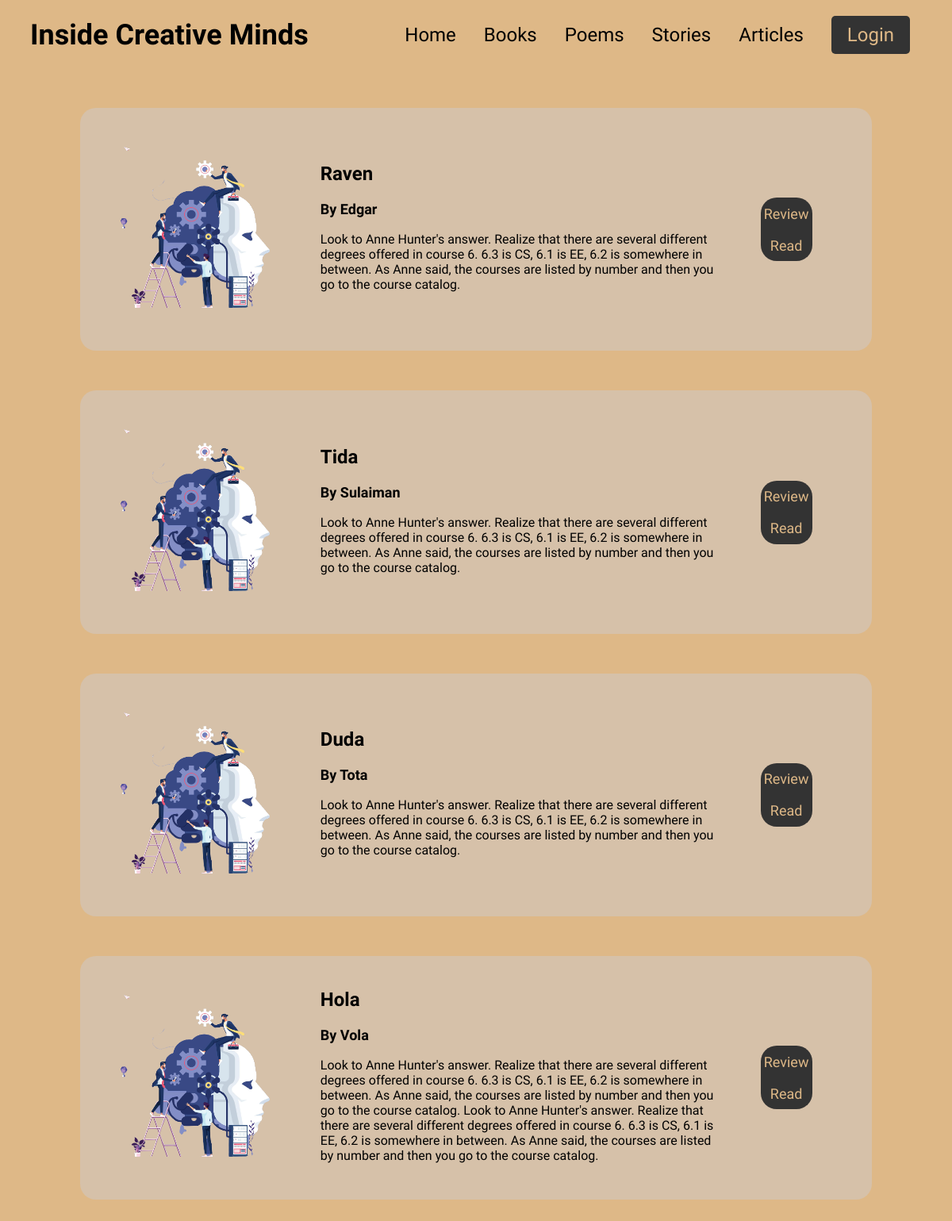
The page /books/ on the database its author committed.
### english/models.py (models this page shows)
class Book(models.Model):
    book_id = models.AutoField(primary_key=True)
    title = models.CharField(max_length=100)
    author = models.CharField(max_length=100)
    description = models.TextField()
    cover = models.ImageField(upload_to="covers/", blank=True)
    link = models.URLField()

### english/views.py (the view)
# urls.py: path('books/', books, name="books"),
def books(request):
    all_books = Book.objects.all()
    context = {
        'book_list': all_books
    }
    return render(request, "books.html", context)

### english/templates/books.html (shortened to what this page needs)
{% load static %}
<!DOCTYPE html>
<html lang="en">
<head>
    <link rel="stylesheet" href="{% static 'CSS/list.css' %}">
</head>
<body>
    <header>
        <div class="title">Inside Creative Minds</div>
        <nav>
            <ul>
                <li><a href="{% url 'home' %}">Home</a></li>
                <li><a href="{% url 'books' %}">Books</a></li>
                <li><a href="{% url 'poems' %}">Poems</a></li>
                <li><a href="{% url 'stories' %}">Stories</a></li>
                <li><a href="{% url 'articles' %}">Articles</a></li>
                {% if user.is_authenticated %}
                    <li><a href="{% url 'logout' %}" class="read-button">Logout</a></li>
                {% else %}
                    <li><a href="{% url 'login' %}" class="read-button">Login</a></li>
                {% endif %}
            </ul>
        </nav>
    </header>
    <main>
        <div class="fill">
             {% for book in book_list %}
            <div class="book-info">
                <div class="image-container">
                    <img src="{{ book.cover.url }}" alt="Book Cover">
                </div>
                <div class="book-details">
                    <h2>{{ book.title }}</h2>
                    <h3>By {{ book.author }}</h3>
                    <p>{{ book.description }}</p>
                </div>
                <div class="box">
                    <a href="{% url 'book_detail' book_id=book.book_id %}" class="lbox">
                        <button>Review</button>
                    </a>
                    <a href="{{ book.link }}" class="rbox">
                        <button>Read</button>
                    </a>
                </div>
            </div>
            {% endfor %}
        </div>
    </main>
</body>
</html>

### static/CSS/list.css (style rules this page uses)
body { background-color: burlywood; background-size: cover; background-position: center; font-family: 'Felipa', sans-serif; overflow-x: hidden; }
header { display: flex; justify-content: space-between; align-items: center; padding: 20px 30px; color: white; z-index: 2; position: sticky; margin-top: -10px; top: 0; background-color: burlywood; }
.title { font-family: 'Felipa', sans-serif; font-size: 36px; font-weight: bold; color: black; }
nav ul { align-items: center; list-style-type: none; margin: 0; padding: 0; display: flex; flex-direction: row; gap: 20px; }
nav li { margin-right: 15px; }
nav a { text-decoration: none; color: black; font-family: 'Felipa', sans-serif; font-size: 24px; }
main { display: flex; justify-content: center; align-items: center; }
.read-button { display: inline-block; padding: 10px 20px; background-color: #333; color: burlywood; text-decoration: none; border-radius: 5px; transition: background-color 0.3s ease; }
.book-info { display: flex; align-items: center; margin: 50px 0 0; padding: 25px; background-color: #D6C1A9; border-radius: 20px; width: 80%; }
.image-container { flex: 1; padding-right: 25px; }
.image-container img { max-width: 100%; height: auto; border-radius: 5px; }
.book-details { flex: 2; text-align: left; }
.book-details h2 { font-size: 24px; margin-top: 0; font-family: Sura; }
.book-details h3 { font-size: 18px; margin-top: 0; font-family: Sura; }
.book-details p { font-size: 16px; margin: 5px 0; font-family: Sura; font-weight: 300px; }
.fill { margin: 0px 0px 50px 0px; display: flex; flex-direction: column; align-items: center; }
.lbox { border-radius: 20px 20px 0px 0px; }
.rbox { border-radius: 0px 0px 20px 20px; }
.rbox, .mbox , .lbox { font-family: Felipa; width: 65px; height: 40px; background-color: #333; transition: background-color 0.3s ease; display: flex; flex-direction: row; align-items: center; justify-content: center; border: none; cursor: pointer; text-decoration: none; color: burlywood; font-size: 18px; }
.box { display: flex; flex-direction: column; align-items: center; justify-content: center; margin: 0px 50px; }
button { border: none; background: none; cursor: pointer; color: burlywood; font-family: Felipa; font-size: 18px; }

### rows shown on the page
Book: cover (picture), title "Raven", author "Edgar", description "Look to Anne Hunter's answer. Realize that there are several different degrees offered in course 6. 6.3 is CS, 6.1 is EE, 6.2 is somewhere in between. As Anne said, the courses are listed by number and then you go to the course catalog."
Book: cover (picture), title "Tida", author "Sulaiman", description "Look to Anne Hunter's answer. Realize that there are several different degrees offered in course 6. 6.3 is CS, 6.1 is EE, 6.2 is somewhere in between. As Anne said, the courses are listed by number and then you go to the course catalog."
Book: cover (picture), title "Duda", author "Tota", description "Look to Anne Hunter's answer. Realize that there are several different degrees offered in course 6. 6.3 is CS, 6.1 is EE, 6.2 is somewhere in between. As Anne said, the courses are listed by number and then you go to the course catalog."
Book: cover (picture), title "Hola", author "Vola", description "Look to Anne Hunter's answer. Realize that there are several different degrees offered in course 6. 6.3 is CS, 6.1 is EE, 6.2 is somewhere in between. As Anne said, the courses are listed by number and then you go to the course catalog. Look to Anne Hunter's answer. Realize that there are several different degrees offered in course 6. 6.3 is CS, 6.1 is EE, 6.2 is somewhere in between. As Anne said, the courses are listed by number and then you go to the course catalog."
